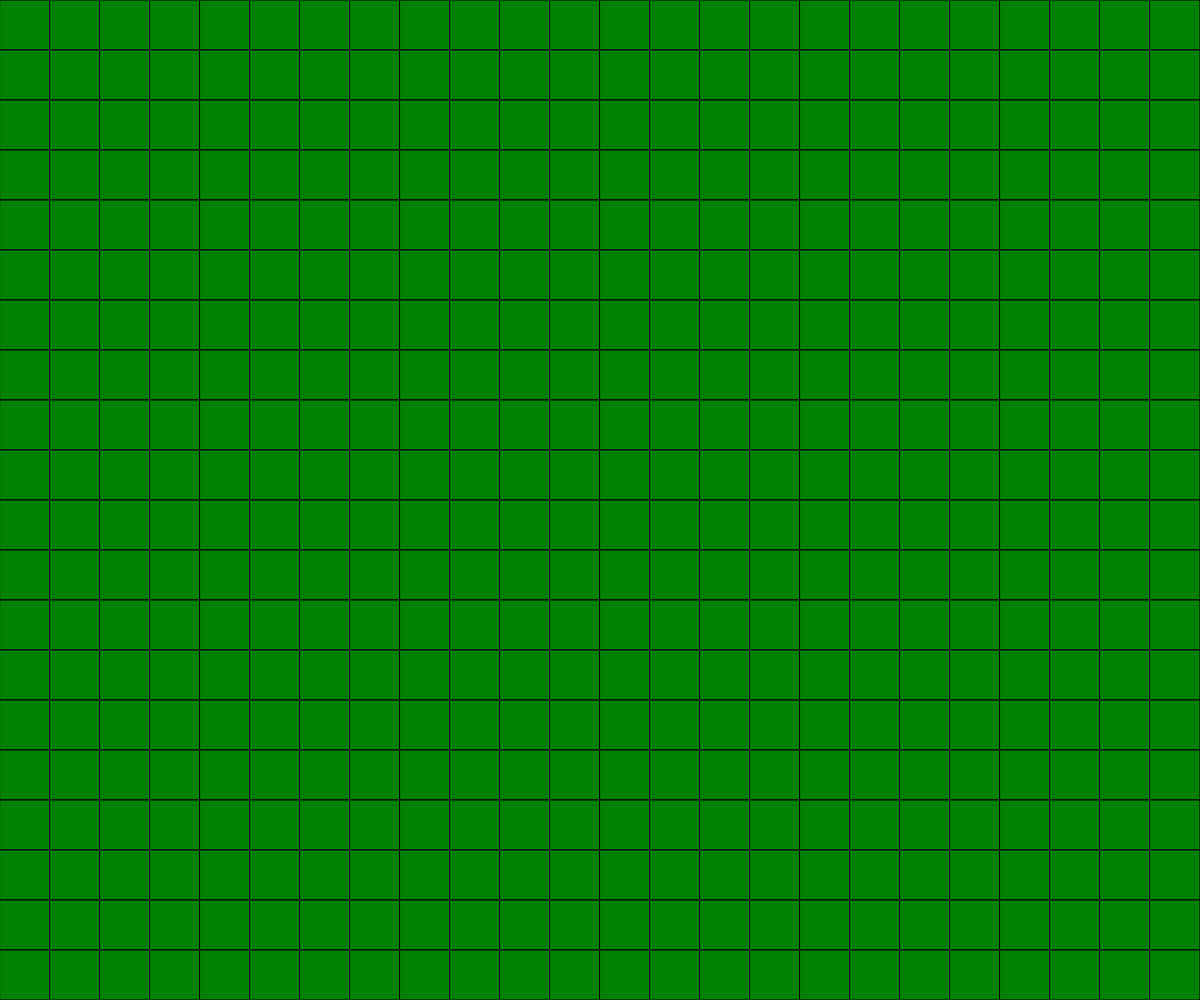
Frame 1 (no input)
Frame 60 (no input): identical to frame 1, image omitted
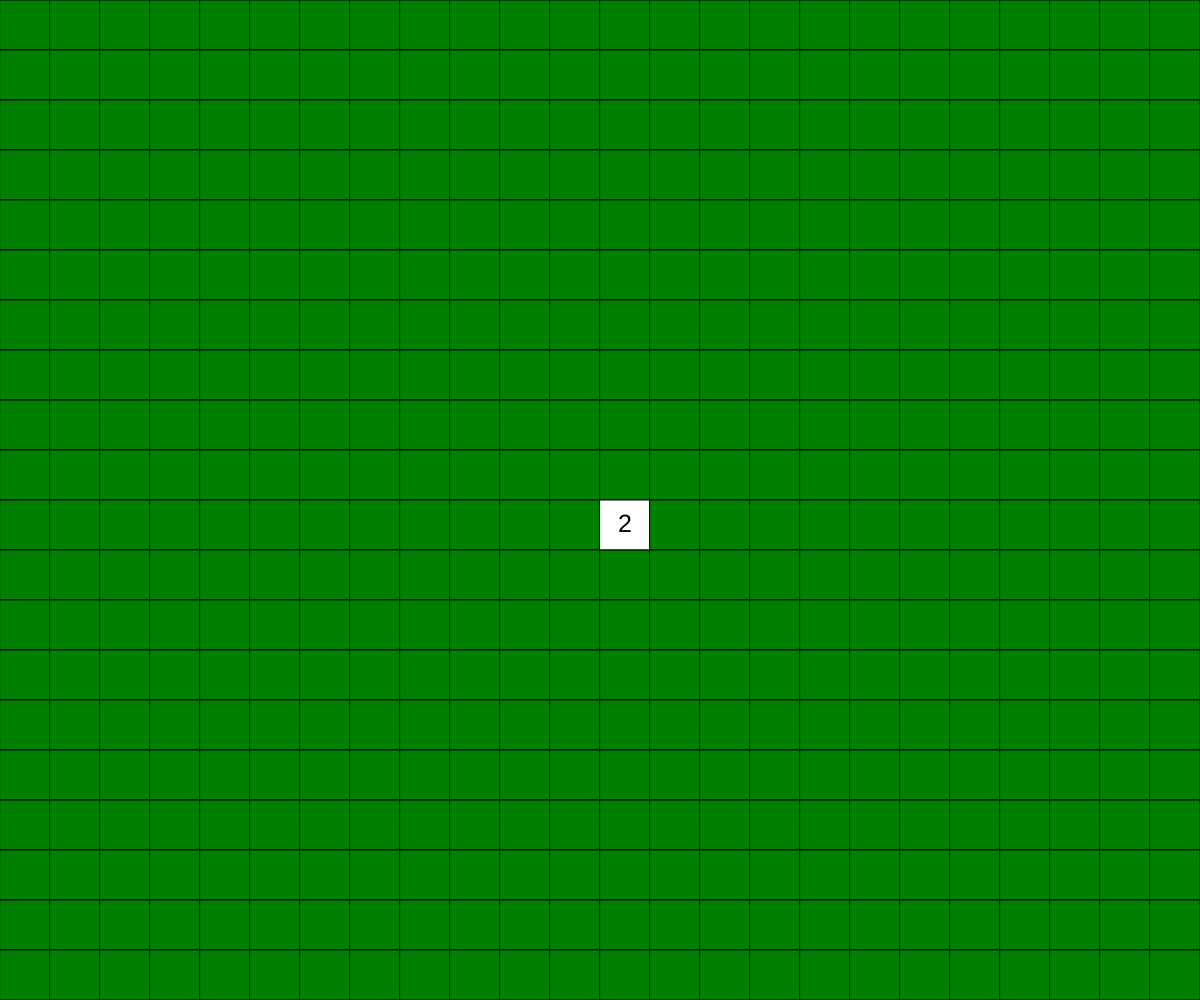
Frame 120 (the mouse pressed at the canvas centre since frame 60)

The p5.js sketch that drew these frames (run headless with seeded random() and noise() and a simulated clock; from frame 60 on, the mouse is pressed at the canvas centre):

// p5.js sketch
// ── sketch.js
// Grid Based Game (Minesweeper)
// Arman Borhan
// 2021-11-06
//
// Extra for Experts:
// - Attempted flood fill (not perfected. You might need to tap blank white spaces to continue the flood)

let array, neighborArray, flagArray;
let squareWidth = 50;
let verticalCellsInGrid, numWidth;
let resetTimer, isDead;

function setup() { //creates array, and sets all variables (setup is called when game resets)
  createCanvas(windowWidth, windowHeight);
  isDead = false;
  numWidth =  floor(width/squareWidth);
  verticalCellsInGrid = floor(height/squareWidth);
  array = createGrid(verticalCellsInGrid, numWidth); 
}

function draw() {
  background(255);
  displayArray();

  if (isDead) { //lets players know if they have lost
    fill("black");
    textAlign(CENTER, CENTER);
    textSize(100);
    text("You Died!", width/2, height/2);
    reset();
  }

  if (hasWon()) { //lets player know if they've won
    fill("yellow");
    textAlign(CENTER, CENTER);
    textSize(100);
    text("You Won!", width/2, height/2);
    reset();
  }
}

function createGrid(numHeight, numWidth) { //creates three arrays
  let board = [];
  for (let y=0; y<numHeight; y++) {
    board.push([]);
    for (let x=0; x<numWidth; x++) {
      board[y].push(floor(random(1, 10))); //randomizes tiles. dormant bombs = 9, activated bombs = 10, everything else is plain
    }
  }

  neighborArray = createReplicaGrid(board); //stores nearbombs count in the replica array
  for (let i=0; i<neighborArray.length; i++) {
    for (let j=0; j<neighborArray[i].length; j++) {
      neighborArray[i][j] = checkBombs(board, i, j);
    }
  }

  flagArray = createReplicaGrid(board); //stores flag locations
  return board;
}

function createReplicaGrid(array) { //creates replica of array
  let array2 = [];

  for (let y=0; y<verticalCellsInGrid; y++) {
    array2.push([]);
    for (let x=0; x<numWidth; x++) {
      array2[y].push(array[y][x]);
    }
  }
  return array2;
}

function displayArray() {
  for (let y=0; y<verticalCellsInGrid; y++) { //colors mined spaces white, bombs red, and unmined spaces green
    for (let x=0; x<numWidth; x++) {
      if (array[y][x] === 0) { 
       fill(255);
      } else if (array[y][x] === 10) { 
        fill("red");
      } else {
        fill("green");
      }
      rect(x*squareWidth, y*squareWidth, squareWidth, squareWidth);
      if (array[y][x] === 0 && neighborArray[y][x] !== 0) { //displays grid and nearby bombs of mined tiles
        displayCellText(y, x);
      }
      if (array[y][x] !== 0 && flagArray[y][x] === "flag") { //blue circles mark flaged cells
        fill("blue");
        circle(x*squareWidth+squareWidth/2, y*squareWidth+squareWidth/2, squareWidth);
      }
    }
  }
}

function mousePressed() { //mines clicked cells
  let squareX = floor(mouseX/squareWidth);
  let squareY = floor(mouseY/squareWidth);

  if (array[squareY][squareX] !== 9 && array[squareY][squareX] !== 10 && flagArray[squareY][squareX] !== "flag") { //mines cell if there is no flag on it
    array[squareY][squareX] = 0;
    array = floodFill(array, squareX, squareY); //flood fill
    resetTimer = millis();
  }

  else if (array[squareY][squareX] === 9 && flagArray[squareY][squareX] !== "flag") { //activates bomb
    array[squareY][squareX] = 10; 

    for (let i=0; i<array.length; i++) { //reveals all bomb locations
      for (let j=0; j<array[i].length; j++) {
        if (array[i][j] === 9) {
          array[i][j] = 10;
        }
      }
    }
    isDead = true; 
    resetTimer = millis();
  }
}

function keyPressed() { //places a flag on a cell
  let sqX = floor(mouseX/squareWidth);
  let sqY = floor(mouseY/squareWidth);

  if (flagArray[sqY][sqX] !== "flag") {
    flagArray[sqY][sqX] = "flag";
  } else {
    flagArray[sqY][sqX] = "blank";
  }
}

function hasWon() { //checks if all non-bomb cells have been mined (win condition)
  for (let y=0; y<array.length; y++) {
    for (let x=0; x<array[y].length; x++) {
      if (array[y][x] !== 9 && array[y][x] !== 0) {
        return false;
      }
    }
  }
  return true;
}

function reset() { //resets games
  if (millis() > resetTimer + 5000) {
    setup();
  }
}

function displayCellText(y, x) { //displays number of nearby bombs
  fill("black");
  textSize(squareWidth*0.5);
  textAlign(CENTER, CENTER);
  text(neighborArray[y][x], x*squareWidth + squareWidth/2, y*squareWidth + squareWidth/2);    
}

function checkBombs(board, y, x) { //checks how many bombs surround a cell
  let nearBombs = 0;

    for (let i=-1; i<=1; i++) {
      for (let j=-1; j<=1; j++) {
        if (x-j >= 0 && x-j < numWidth && y-i >= 0 && y-i < verticalCellsInGrid) {
          if (board[y-i][x-j] === 9 || board[y-i][x-j] === 10) {
            nearBombs++;
          }
        }
      }
    }
  return nearBombs;
}

function floodFill(floodArray, x, y) { //clears cells around cells that don't have nearby bombs
  if (neighborArray[y][x] === 0) {
    for (let i=-1; i<=1; i++) {
      for (let j=-1; j<=1; j++) {
        if (x-j >= 0 && x-j < numWidth && y-i >= 0 && y-i < verticalCellsInGrid) {
          if (floodArray[y-i][x-j] !== 9 || floodArray[y-i][x-j] !== 10) {
            floodArray[y-i][x-j] = 0;
            for (let z=-3; z<3; z++) {
              if (x-j-z >= 0 && x-j-z < numWidth && y-i-z >= 0 && y-i-z < verticalCellsInGrid) {
                floodArray = flowFill(floodArray, x-j-z, y-i-z);
              }
            }
          }
        }
      }
    }
  }
  return floodArray;
}

function flowFill(flowArray, x, y) { //does the same as floodFill, but I can call this
  if (neighborArray[y][x] === 0) { //within floodFill without javaScript screaming in my ear
    for (let i=-1; i<=1; i++) {
      for (let j=-1; j<=1; j++) {
        if (x-j >= 0 && x-j < numWidth && y-i >= 0 && y-i < verticalCellsInGrid) {
          if (flowArray[y-i][x-j] !== 9 || flowArray[y-i][x-j] !== 10) {
            flowArray[y-i][x-j] = 0;
          }
        }
      }
    }
  }
  return flowArray;
}
